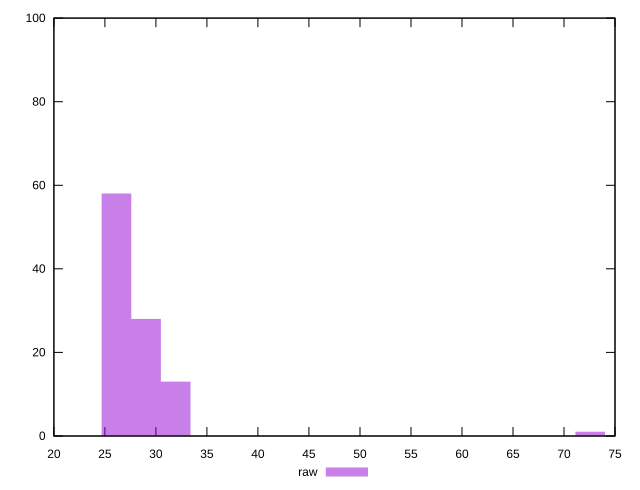

Source code (gnuplot):
reset
set terminal svg size 640, 490 enhanced background rgb 'white'
set output "report_00007_2020-12-11T15:55:29.892Z/max-potential-fid/samples/pages+cached+noexternal+nosvg/raw/histogram.svg"

$raw <<EOF
27.997802125975067 76
24.886935223088948 10
71.54993876638072 1
31.108669028861186 12
34.2195359317473 1
EOF

set key outside below
set boxwidth 3.1108669028861184
set yrange [0:100]
set style fill transparent solid 0.5 noborder

plot \
  $raw title "raw" with boxes, \


reset
